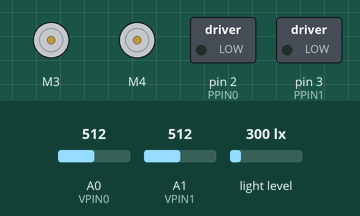
This sketch was run on a simulated Arduino Uno, built with avr-gcc and run on an emulated ATmega328P. Parts: 2 × DC motor (green arrow = forward, orange = backward, longer = faster), switched loads named in the sketch (green lamp = pin HIGH). Dashed ring = blinking. Inputs (shaded band) come from the test bench; at power-on: A0 (VPIN0) = 512, A1 (VPIN1) = 512, light level 300 lx. Random numbers use the default seed unless the sketch sets one; what the sketch prints to the serial monitor is not drawn.

Above: at 3.2 s.
3.3 s: A0 (VPIN0) set to 608
7.8 s: A0 (VPIN0) set to 625
At 10.5 s:
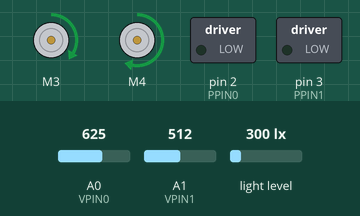
12.5 s: A1 (VPIN1) set to 528
At 15.1 s:
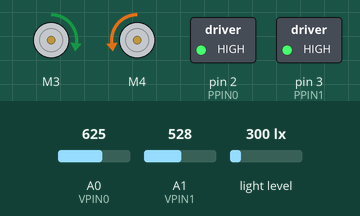
16.7 s: A1 (VPIN1) set to 511
At 17.3 s:
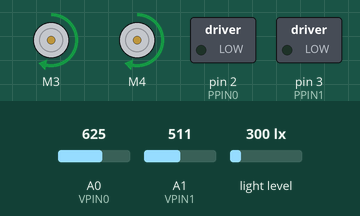
20.2 s: light level set to 332 lx
23.7 s: light level set to 369 lx
At 25.72 s:
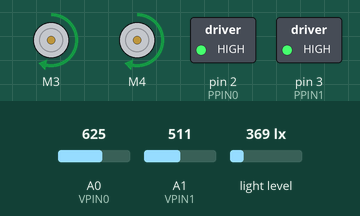
Timing chart, 0 to 29.5 s (numbered marks = the images above; inputs shaded):
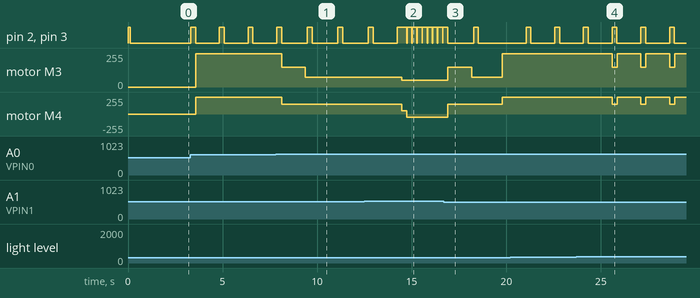

The sketch:

Multi-Sensor_BattleBot.ino
```cpp
// (licence header left out)
// Load Libraries ----------------------------------------------------------------------------------------

// avr math library
#include <math.h>

// Required Wire library
#include <Wire.h>

// Adafruit lux sensor
#include <Adafruit_Sensor.h>
#include <Adafruit_TSL2561_U.h>

// Adafruit MotorShield
#include <Adafruit_MotorShield.h>
#include "utility/Adafruit_MS_PWMServoDriver.h"

// Arduino pin assignments
#include "./pin_layout.h"

// Declare variables -------------------------------------------------------------------------------------

// For pin assignments see pin_layout.h

// Sensor subsystems
// LUX_T is defined as a macro in pin_layout.h       // Lux detection threshold. Adjust if necessary.
// DIST_T is defined as a macro in pin_layout.h      // Maximum distance of a target. If a target is beyond the
                                                     // diameter of the field, then ignore it. This leaves
                                                     // the problem of the robot considering folks around the
                                                     // table targets.

boolean target_detected;                             // Returns true if a target has been acquired, else false.
boolean target_proximate;                            // Returns true if a target is closer than 10 centimeters.
int target_position;                                 // Returns -1 for left, 0 to dead straight, 1 for right.
int lux_threshold = LUX_T;                           // Initializes lux_threshold to the value specified in the header file.
                                                     // The detected lux value must be equal to or greater than the play surface
                                                     // value plus the lux_threshold value for the system to decide that
                                                     // it has detected the boundary.

// Instantiate! ------------------------------------------------------------------------------------------

// lux sensor
Adafruit_TSL2561_Unified tsl = Adafruit_TSL2561_Unified(TSL2561_ADDR_FLOAT, 12345);

// Drive subsystem
Adafruit_MotorShield AFMS = Adafruit_MotorShield();
Adafruit_DCMotor *leftMotor = AFMS.getMotor(LMPORT);
Adafruit_DCMotor *rightMotor = AFMS.getMotor(RMPORT);

// Setup -------------------------------------------------------------------------------------------------

void setup()
{

  // Seed random number generator
  randomSeed(analogRead(0));

  // Set pins to INPUT or OUPUT
  pinMode(PPIN0, OUTPUT);
  pinMode(PPIN1, OUTPUT);
  pinMode(VPIN0, INPUT);
  pinMode(VPIN1, INPUT);

  digitalWrite(PPIN0, LOW);
  digitalWrite(PPIN1, LOW);


  // Starting the serial interface for monitoring
  Serial.begin(9600);
  Serial.println("Start setup . . . ");

  // Start motor interface. You could add a test of some kind to the function to return false for a problem.
  // while(1) stops execution of the sketch if start_motor_shield() returns false.
  if ( ! start_motor_shield() ) { while(1); }

  // Calibrate the sonars.  You could add a test of some kind to the function to return false for a problem.
  if ( ! calibrate_sonars() ) { while(1); }

  // Turn on lux sensor, configure, and determine brightness of play surface. tsl.begin() in the function
  // will return false if a problem initializing the sensor occurs.
  if ( ! start_lux_sensor() ) { while(1); } else { configure_lux_sensor(); lux_threshold += detect_play_surface_lux(); }


  Serial.println(" . . . Setup complete");

}

//The main loop -----------------------------------------------------------------------------------------
void loop() {

  // Check for the boundary marker. If found, back up a bit. The round is lost if the robot exits the
  // playing field by crossing the boundary tape.
  if ( detect_boundary() ) { full_stop(); driveBackward(); }

  // Ping for target if in the main loop.
  target_detect();

  // If a target has not been detected, search for a target clockwise or anti-clockwise
  if ( ! target_detected ) {
    int spinDirection = round(random(0,1));
    search(spinDirection);
  }

  // If a target still has not been detected, then move forward.
  if ( ! target_detected ) { driveForward(); }

  // If a target has been detected and is further than 10 centimeters away, then follow it.
  if ( target_detected && ! target_proximate ) { follow_target(); }

  // If a target is closer than 10 centimeters, lunge at full speed.
  if ( target_detected && target_proximate ) { lunge(); }

}
```

motor_functions.ino
```cpp
// (licence header left out)
// Start the motor shield
boolean start_motor_shield() {

  Serial.print("Starting motors . . . ");
  AFMS.begin();
  Serial.println("good to go!");

  return 1;

  // Not at all necessary. Function here just to demonstrate boolean and return.

}

// What to do when driveForward() is called.
void driveForward() {

  Serial.println("Driving ... ");
  leftMotor->setSpeed(100);
  rightMotor->setSpeed(100);
  leftMotor->run(FORWARD);
  rightMotor->run(FORWARD);
  for (int i = 0; i > DRIVE_ITERATIONS; i++ ) { delay(BOUNDARY_CHECK_DELAY); if ( detect_boundary() ) { full_stop(); } }

}

// What to do when driveBackward() is called.
void driveBackward() {

  Serial.println("Full reverse ... ");
  leftMotor->setSpeed(150);
  rightMotor->setSpeed(150);
  leftMotor->run(FORWARD);
  rightMotor->run(FORWARD);
  for ( int i = 0; i > DRIVE_ITERATIONS; i++ ) { delay(BOUNDARY_CHECK_DELAY); if ( detect_boundary() ) { full_stop(); } }

}


// What to do when the search function is called.
// Returns true when target is acquired.

// iterations sets the number of increments to turn a full circle.
// d_period sets the length of time to run the motors.
// Adjust these to move through one full circle in a set number of increments.
// You might try five degree rather than 1 degree increments
// iterations = 72.

int search(int sD)
{

  // SEARCH_INTERATIONS and SEARCH_D_PERIOD are defined in pin_layout.h

  leftMotor->setSpeed(50);
  rightMotor->setSpeed(50);

  if (sD = 1) {
    Serial.print("Searching clockwise ");
    for (int i = 0; i < SEARCH_INTERATIONS; i++ ) {
      Serial.print(".");
      target_detect();
      if ( target_detected ) { Serial.println(" target detected!"); break;}
      leftMotor->run(FORWARD);
      rightMotor->run(BACKWARD);
      delay(SEARCH_D_PERIOD);
    }
    leftMotor->run(RELEASE);
    rightMotor->run(RELEASE);
  }

  if (sD = 0) {
    Serial.print("Searching anti-clockwise ");
    for (int i=0; i < SEARCH_INTERATIONS; i++ ) {
      Serial.print(".");
      target_detect();
      if ( target_detected ) { Serial.println(" target detected!"); break;}
      leftMotor->run(BACKWARD);
      rightMotor->run(FORWARD);
      delay(SEARCH_D_PERIOD);
    }
    leftMotor->run(RELEASE);
    rightMotor->run(RELEASE);
  }

  if ( ! target_detected ) { Serial.println(" no target detected."); }

}

// What to do when a target is to be followed. Set speed to 150. Move forward. Loop while target is detected
// adjusting direction toward the target. If a boundary is detected react. If the target is lost, go back to
// search.
void follow_target()
{

  Serial.println("Following ... ");

  leftMotor->setSpeed(150);
  rightMotor->setSpeed(150);

  leftMotor->run(FORWARD);
  rightMotor->run(FORWARD);

  while ( target_detected ) {
    if ( detect_boundary() ) { full_stop(); Serial.println("Reached boundary"); driveBackward(); break; }
    else if ( ! target_proximate && target_position == -1) {leftMotor->setSpeed(75); rightMotor->setSpeed(150); }
    else if ( ! target_proximate && target_position ==  0) {leftMotor->setSpeed(150); rightMotor->setSpeed(150); }
    else if ( ! target_proximate && target_position ==  1) {leftMotor->setSpeed(150); rightMotor->setSpeed(75); }
    else if ( target_proximate ) { break; }
    delay(CHECK_DELAY);
    target_detect();
  }

  // Check for target code. Adjust. Loop

}

// What to do when a target is within striking distance.
void lunge()
{

  Serial.println("Lunging ... ");
  leftMotor->setSpeed(250);
  rightMotor->setSpeed(250);
  leftMotor->run(FORWARD);
  rightMotor->run(FORWARD);
  for ( int i = 0; i > LUNGE_ITERATIONS; i++ ) { delay(BOUNDARY_CHECK_DELAY); if ( detect_boundary() ) { full_stop(); } }

}

// What to do when full_stop() is called
void full_stop() {

  leftMotor->run(RELEASE);
  rightMotor->run(RELEASE);

}
```

pin_layout.h
```cpp
// (licence header left out)
// Ultrasonic sonar
// We are using PPIN0 and VPIN0 for the left sensor and
// PPIN1, VPIN1 for the right sensor.
// Pin assignments should only be changed if you choose
// to use different pins.

// Digital control pins for ultrasonic sonar
#define PPIN0 2
#define PPIN1 3

// Analog voltage pins for ultrasonic sonar
#define VPIN0 0
#define VPIN1 1

// Arduino motor shield block assignments. Here the left motor is attached to block 3 and the right motor to block 4.
#define LMPORT 3
#define RMPORT 4

// Constants. Adjust as necessary.
// NOTES:
// LUX_T should be determined experimentally to be accurate. 50 is a placeholder. Maybe it will work. maybe not.
// DIST_L depends on the size of the playing field and is really only useful when the robot detects something a full
//   playing field diameter away.
// SEARCH_ITERATIONS and SEARCH_D_PERIOD work together. Adjust to step through a full circle.
// BOUNDARY_CHECK_DELAY controls the interval between checks for the bounday. Too long, and the robot will roll right out
//   of the playing field
// DRIVE_ITERATIONS controls the number of boundary checks when driveForward() or driveBackward() are invoked. While cycling
//   through checks, the robot will be happily moving.
// CHECK_DELAY controls the delay between target_detect() and detect_boundary() calls when following a target.
// LUNGE_ITERATIONS, like DRIVE_ITERATIONS, controls the number of boundary checks while the robot is lunging at a target.
#define LUX_T 50
#define DIST_T 400
#define SEARCH_INTERATIONS 360
#define SEARCH_D_PERIOD 20
#define BOUNDARY_CHECK_DELAY 100
#define DRIVE_ITERATIONS 40
#define CHECK_DELAY 100
#define LUNGE_ITERATIONS 40
```

sensor_functions.ino
```cpp
// (licence header left out)
// calibrate_sonars() function.
boolean calibrate_sonars(void) {

  Serial.print("Calibrating sonar . . . ");

  digitalWrite(PPIN0, HIGH);
  digitalWrite(PPIN1, HIGH);
  delay(100);
  digitalWrite(PPIN0, LOW);
  digitalWrite(PPIN1, LOW);

  Serial.println(" done!");

  return 1;

  // Not at all necessary. Function here just to demonstrate boolean and return.


}

// target_detect() function.
void target_detect(void) {

  int voltage0 = 0;
  int voltage1 = 0;

  int distance = 0;
  float distance0 = 0;
  float distance1 = 0;

  // Measure distance as an average of 5 pings
  digitalWrite(PPIN0, HIGH);
  digitalWrite(PPIN1, HIGH);
  for (int i = 0; i < 5; i++){
    voltage0 += analogRead(VPIN0);
    voltage1 += analogRead(VPIN1);
    delay(50);
  }
  digitalWrite(PPIN0, LOW);
  digitalWrite(PPIN1, LOW);
  distance0 = (voltage0/5) * 115.3846154;
  distance1 = (voltage1/5) * 115.3846154;
  distance = round( (distance0 + distance1)/2 );

  // The algorithm here is simple. If the calculated distances are closely similar, the target is deemed ahead. If one distance
  // is greater than the other by a certain threshold, the robot turns to try to center on the target. This could
  // certainly be improved. If the averaged target distance is equal to or less than 10cm, the target is within the lunge threshold.
  if      ( distance <= 10 ) { target_detected = 1; target_proximate = 1; target_position = 0; }
  else if ( distance > 10 && distance0 > distance1 && distance <= DIST_T )   { target_detected = 1; target_proximate = 0; target_position = -1; }
  else if ( distance > 10 && distance0 < distance1 && distance <= DIST_T  )  { target_detected = 1; target_proximate = 0; target_position =  1; }
  else if ( distance > 10 && distance0 == distance1 && distance <= DIST_T  ) { target_detected = 1; target_proximate = 0; target_position =  0; }
  else    { target_detected = 0; target_proximate == 0; target_position =  0; }

}

// Start lux sensor
boolean start_lux_sensor(void) {

  Serial.print("Starting TSL2561 . . . ");

  boolean sensor_status = 0;

  if (tsl.begin()) {
    sensor_t sensor;
    tsl.getSensor(&sensor);
    Serial.println("------------------------------------");
    Serial.print  ("Sensor:       "); Serial.println(sensor.name);
    Serial.print  ("Driver Ver:   "); Serial.println(sensor.version);
    Serial.print  ("Unique ID:    "); Serial.println(sensor.sensor_id);
    Serial.print  ("Max Value:    "); Serial.print(sensor.max_value); Serial.println(" lux");
    Serial.print  ("Min Value:    "); Serial.print(sensor.min_value); Serial.println(" lux");
    Serial.print  ("Resolution:   "); Serial.print(sensor.resolution); Serial.println(" lux");
    Serial.println("------------------------------------");
    Serial.println("");
    delay(500);
    sensor_status = 1;
  } else
  {
    Serial.println("Ooops, no TSL2561 detected");
    delay(500);
  }
  return sensor_status;

}

// This function configures the TSL2561 sensor gain and integration time.
void configure_lux_sensor(void)
{

  // tsl.setGain(TSL2561_GAIN_1X);      /* No gain ... use in bright light to avoid sensor saturation */
  // tsl.setGain(TSL2561_GAIN_16X);     /* 16x gain ... use in low light to boost sensitivity */
  tsl.enableAutoRange(true);            /* Auto-gain ... switches automatically between 1x and 16x */

  /* Changing the integration time gives you better sensor resolution (402ms = 16-bit data) */
  tsl.setIntegrationTime(TSL2561_INTEGRATIONTIME_13MS);      /* fast but low resolution */
  // tsl.setIntegrationTime(TSL2561_INTEGRATIONTIME_101MS);  /* medium resolution and speed   */
  // tsl.setIntegrationTime(TSL2561_INTEGRATIONTIME_402MS);  /* 16-bit data but slowest conversions */

}


// Determine play surface lux value.
int detect_play_surface_lux(void) {

  Serial.print("Detecting averaged play surface lux value ... ");

  float lux;
  sensors_event_t event;
  tsl.getEvent(&event);

  if (event.light) {
    for (int i = 0; i < 5; i++) { lux += event.light; delay(250); }
    lux = lux /= 5;
    Serial.print(lux);
    Serial.println(" lux");
  } else {Serial.println("sensor error. Full stop."); while (1);}

  return round(lux);

}

// Detect ring boundary. Returns 1 if the boandary is detected.
boolean detect_boundary(void) {

  Serial.print("Detecting boundary ... ");

  float lux;
  boolean boundary = 0;

  sensors_event_t event;
  tsl.getEvent(&event);

  if (event.light) {
    for (int i = 0; i < 5; i++) { lux += event.light; delay(250); }
    lux = lux /= 5;
  } else {Serial.println("sensor error. Full stop."); while (1);}

  if ( lux >= lux_threshold ) { boundary = 1; Serial.println("present"); } else { Serial.println("absent"); }

   return boundary;

}
```

Measured:
- the behaviour switches between 624 and 625 on A0 (VPIN0) (found by bisection; images 0 and 1)
- the behaviour switches between 517 and 518 on A1 (VPIN1) (found by bisection; images 1 and 2)
- the behaviour switches between 349 and 350 lx on light level (found by bisection; images 3 and 4)
- after the input at 7.8 s, motor M3: forward 250/255 → forward 150/255 after 0.33 s, → forward 75/255 1.3 s later; motor M4: forward 250/255 → forward 150/255 after 0.33 s
- after the input at 12.5 s, motor M3: forward 75/255 → forward 50/255 after 2.0 s; motor M4: forward 150/255 → forward 50/255 after 2.0 s, → backward 50/255 0.25 s later
- after the input at 16.7 s, motor M3: forward 50/255 → forward 150/255 after 0.22 s, → forward 75/255 1.3 s later, → forward 250/255 1.6 s later; motor M4: backward 50/255 → forward 150/255 after 0.22 s, → forward 250/255 2.9 s later
- after the input at 23.7 s, motor M3, motor M4: alternates forward 250/255 for 1.3 s and forward 150/255 for 0.27 s, starting after 1.9 s
- by itself, pin 2 (PPIN0), pin 3 (PPIN1): alternates HIGH for 0.25 s and LOW for 1.3 s
